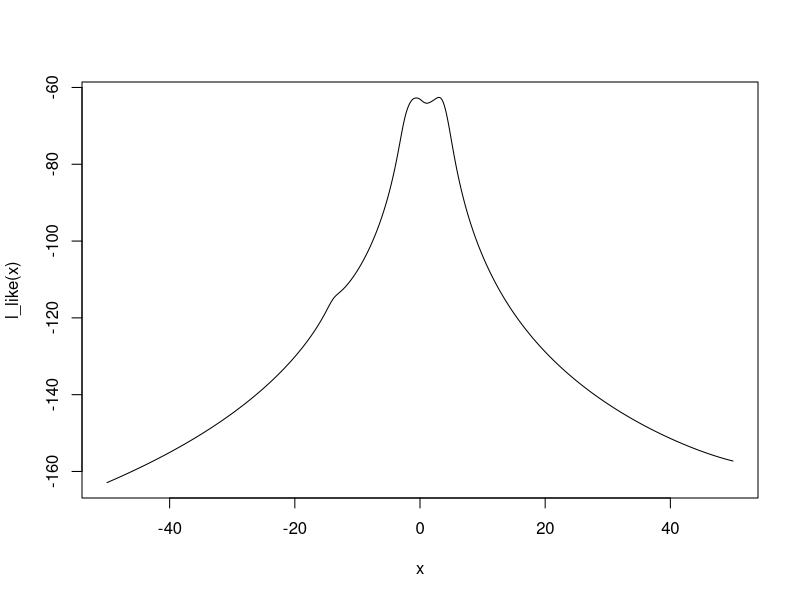
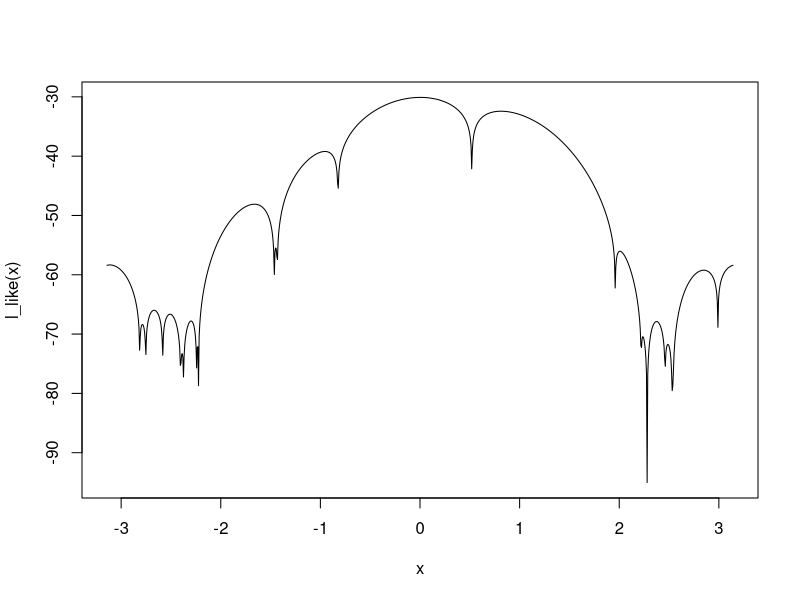
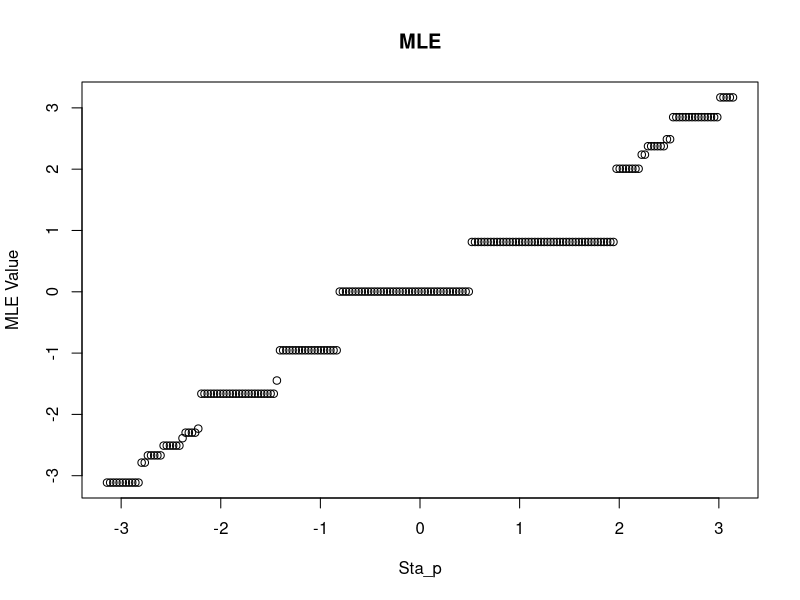
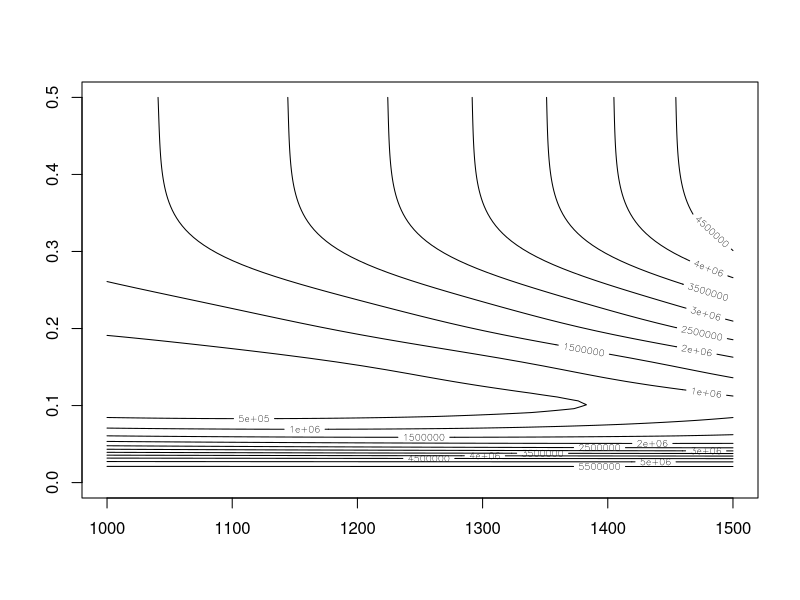

Here is the R script that generated these plots, in order:
## ---- chunk 1
rm(list=ls())
if (!require("knitr")) 
  install.packages("knitr",dependencies = TRUE) 

## specify global chunk options
knitr::opts_chunk$set(fig.width = 16, fig.height = 5, dpi = 300,
                      out.width = "90%", fig.align = "center")
## ---- chunk 2
#Exercise 1(b)
x <- c(1.77,-0.23,2.76,3.80,3.47,56.75,-1.34,4.24,-2.44,
       3.29,3.71,-2.40,4.53,-0.07,-1.05,-13.87,-2.53,-1.75)
#l(theta)
log_like <- function(theta,x. = x){
  sum(-log(pi)-log(1+(x. - theta)^2))
}
l_like <- Vectorize(log_like)
#graph the log-likelihood function, limit from -100 to 100
curve(l_like, from = -50, to = 50, n = 1000)
## ---- chunk 3
#l'(theta)
l_p <- function(theta,x. = x){
  -2*sum((theta-x.)/(1+(theta-x.)^2))
}
#l''(theta)
l_pp <- function(theta,x. = x)
{
  -2*sum((1-(theta-x.)^2)/((1+(theta-x.)^2)^2))
}

#starting points
sta_p <- c(-11, -1, 0, 1.5, 4, 4.7, 7, 8, 38)

theta_1b <- rep(NA,length(sta_p))
count_1b <- rep(NA,length(sta_p))
lval_1b <- rep(NA,length(sta_p))

#Newton-Raphson method
for(i in 1:length(sta_p)){
  theta <- sta_p[i]
  count <- 0
  process <- TRUE
  while(process){
    l <- log_like(theta, x. = x)
    l1 <- l_p(theta, x. = x)
    l2 <- l_pp(theta, x. = x)
    #theta_(t+1) = theta_t - l'(theta_t)/l''(theta_t)
    theta <- theta - l1/l2
    count <- count + 1
    #let l1 close to 0 and test less than 1000 times
    if(abs(l1) < 1e-8 | count == 1000)
      process = FALSE
  }
  theta_1b[i] <- theta
  count_1b[i] <- count
  lval_1b[i] <- log_like(theta, x. = x)
}
## ---- chunk 4
count_1b
lval_1b
## ---- chunk 5
#Take the sample mean as another starting point
start_p2 <- mean(x)

thetas_1b2 <- rep(NA,length(start_p2))
counts_1b2 <- rep(NA,length(start_p2))
lvals_1b2 <- rep(NA,length(start_p2))

#Newton-Raphson method
theta <- start_p2
  count <- 0
  process <- TRUE
  while(process){
    l <- log_like(theta, x. = x)
    l1 <- l_p(theta, x. = x)
    l2 <- l_pp(theta, x. = x)
    #theta_(t+1) = theta_t - l'(theta_t)/l''(theta_t)
    theta <- theta - l1/l2
    count <- count + 1
    #let l1 close to 0 and test less than 1000 times
    if(abs(l1) < 1e-8 | count == 1000)
      process = FALSE
  }
  theta_1b2 <- theta
  count_1b2 <- count
  lval_1b2 <- log_like(theta, x. = x)
## ---- chunk 6
count_1b2
lval_1b2
## ---- chunk 7
G <- function(theta, x. = x, alpha. = alpha){
  alpha * l_p(theta, x. = x) + theta
}
alphas <- c(1, 0.64, 0.25)
thetas_1c <- matrix(NA,length(sta_p),length(alphas))
counts_1c <- matrix(NA,length(sta_p),length(alphas))
lvals_1c <- matrix(NA,length(sta_p),length(alphas))

#Fixed-point iteration
for(j in 1:length(sta_p)){
  theta <- sta_p[j]
  for (k in 1:length(alphas)){
    alpha <- alphas[k]
    count <- 0
    process <- TRUE
    while(process){
      l1 <- l_p(theta, x. = x)
      #G(x) = alpha * l'(theta) + theta
      theta <- G(theta, x. = x, alpha. = alpha)
      count <- count + 1
      #let l1 close to 0 and test less than 1000 times
      if(abs(l1) < 1e-8 | count == 1000){
        process = FALSE
        thetas_1c[j,k] <- theta
        counts_1c[j,k] <- count
        lvals_1c[j,k] <- log_like(theta, x. = x)       
      }
    }
  }
}

row.names(thetas_1c) <- sta_p
row.names(counts_1c) <- sta_p
row.names(lvals_1c) <- sta_p
colnames(thetas_1c) <- alphas
colnames(counts_1c) <- alphas
colnames(lvals_1c) <- alphas
## ---- chunk 8
counts_1c
thetas_1c
## ---- chunk 9
#I(theta) = n/2
I <- length(x)/2

thetas_1d <- rep(NA,length(sta_p))
counts_1d <- rep(NA,length(sta_p))
lvals_1d <- rep(NA,length(sta_p))

#fisher scoring
for(n in 1:length(sta_p)){
  theta <- sta_p[n]
  count <- 0
  process <- TRUE
  while(process){
    l1 <- l_p(theta, x. = x)
    #theta_(t+1) = theta_t - l'(theta_t)/l''(theta_t)
    theta <- theta + l1/I
    count <- count + 1
    #let l1 close to 0 and test less than 1000 times
    if(abs(l1) < 1e-8 | count == 1000)
      process = FALSE
  }
  thetas_1d[n] <- theta
  counts_1d[n] <- count
  lvals_1d[n] <- log_like(theta, x. = x)
}

#Newton raaphson method again
thetas_1dn <- rep(NA,length(sta_p))
counts_1dn <- rep(NA,length(sta_p))
lvals_1dn <- rep(NA,length(sta_p))

for(i in 1:length(sta_p)){
  theta <- thetas_1d[i]
  count <- 0
  process <- TRUE
  while(process){
    l <- log_like(theta, x. = x)
    l1 <- l_p(theta, x. = x)
    l2 <- l_pp(theta, x. = x)
    #theta_(t+1) = theta_t - l'(theta_t)/l''(theta_t)
    theta <- theta - l1/l2
    count <- count + 1
    #let l1 close to 0 and test less than 1000 times
    if(abs(l1) < 1e-8 | count == 1000)
      process = FALSE
  }
  thetas_1dn[i] <- theta
  counts_1dn[i] <- count
  lvals_1dn[i] <- log_like(theta, x. = x)
}
## ---- chunk 10
counts_1d
thetas_1d
## ---- chunk 11
count_1b
knitr::kable(counts_1c)
counts_1d
## ---- chunk 12
theta_1b
knitr::kable(thetas_1c)
thetas_1d
## ---- chunk 13
rm(list=ls())
x <- c(3.91, 4.85, 2.28, 4.06, 3.70, 4.04, 5.46, 3.53, 2.28, 1.96,
       2.53, 3.88, 2.22, 3.47, 4.82, 2.46, 2.99, 2.54, 0.52)

#l(theta)
log_like <- function(theta,x. = x){
  sum(-log(2*pi)+log(1-cos(x. - theta)))
}
l_like <- Vectorize(log_like)
#graph the log-likelihood function, limit from -pi to pi
curve(l_like, from = -pi, to = pi, n = 1000)
## ---- chunk 14
#Exercise 2(b)
estimator <-function(theta, x_mean){
  pi+sin(theta)-x_mean
}
print(root1<-uniroot(estimator,c(0,pi/2),x_mean=mean(x))$root)

print(root2<-uniroot(estimator,c(pi/2,pi),x_mean=mean(x))$root)
## ---- chunk 15
#starting points
sta_p <- c(root1, root2, -2.7, 2.7)
## ---- chunk 16
l_p <- function(theta, x. = x){
  sum((sin(x-theta))/(1-cos(x-theta)))
}
l_pp <- function(theta, x. = x){
  -sum(1/(cos(x-theta)-1))
  }

thetas_2cd <- rep(NA,length(sta_p))
counts_2cd <- rep(NA,length(sta_p))
lvals_2cd <- rep(NA,length(sta_p))

#Newton-Raphson method
for(i in 1:length(sta_p)){
  theta <- sta_p[i]
  count <- 0
  process <- TRUE
  while(process){
    l <- log_like(theta, x. = x)
    l1 <- l_p(theta, x. = x)
    l2 <- l_pp(theta, x. = x)
    #theta_(t+1) = theta_t - l'(theta_t)/l''(theta_t)
    theta <- theta - l1/l2
    count <- count + 1
    #let l1 close to 0 and test less than 1000 times
    if(abs(l1) < 1e-8 | count == 1000)
      process = FALSE
  }
  thetas_2cd[i] <- theta
  counts_2cd[i] <- count
  lvals_2cd[i] <- log_like(theta, x. = x)
}

thetas_2cd <- matrix(thetas_2cd, ncol = length(sta_p))
counts_2cd <- matrix(counts_2cd, ncol = length(sta_p))
lvals_2cd <- matrix(lvals_2cd, ncol = length(sta_p))
colnames(thetas_2cd) <- round(sta_p, digits = 2)
colnames(counts_2cd) <- round(sta_p, digits = 2)
colnames(lvals_2cd) <- round(sta_p, digits = 2)
## ---- chunk 17
thetas_2cd
counts_2cd
lvals_2cd
## ---- chunk 18
###Exercise 2(e)
#starting points
sta_p <- seq(-pi, pi, length.out = 200)

thetas_2e <- rep(NA,length(sta_p))
counts_2e <- rep(NA,length(sta_p))
lvals_2e <- rep(NA,length(sta_p))

#Newton-Raphson method
for(i in 1:length(sta_p)){
  theta <- sta_p[i]
  count <- 0
  process <- TRUE
  while(process){
    l <- log_like(theta, x. = x)
    l1 <- l_p(theta, x. = x)
    l2 <- l_pp(theta, x. = x)
    #theta_(t+1) = theta_t - l'(theta_t)/l''(theta_t)
    theta <- theta - l1/l2
    count <- count + 1
    #let l1 close to 0 and test less than 1000 times
    if(abs(l1) < 1e-8 | count == 1000)
      process = FALSE
  }
  thetas_2e[i] <- theta
  counts_2e[i] <- count
  lvals_2e[i] <- log_like(theta, x. = x)
}

thetas_2e <- matrix(thetas_2e, ncol = length(sta_p))
counts_2e <- matrix(counts_2e, ncol = length(sta_p))
lvals_2e <- matrix(lvals_2e, ncol = length(sta_p))
colnames(thetas_2e) <- round(sta_p, digits = 2)
colnames(counts_2e) <- round(sta_p, digits = 2)
colnames(lvals_2e) <- round(sta_p, digits = 2)
## ---- chunk 19
plot(sta_p, thetas_2e, main='MLE', ylab='MLE Value', xlab='Sta_p')
## ---- chunk 20
thetas_2e_p <- as.data.frame(round(t(thetas_2e), digits = 4))
colnames(thetas_2e_p) <- c("MLE")
unq <- unique(thetas_2e_p)
knitr::kable(unq)
## ---- chunk 21
rm(list=ls())
beetles <- data.frame(
  days = c(0, 8, 28, 41, 63, 69, 97, 117, 135, 154),
  beetles = c(2, 47, 192, 256, 768, 896, 1120, 896, 1184, 1024))

 bias <- rep(NA, nrow(beetles))

nls(beetles ~ (K*beetles[1])/(beetles[1]+(K-beetles[1])*exp(-r*days)), 
    start = list(K = 500, r = 0.5), data = beetles, trace = TRUE)
## ---- chunk 22
###Exercise 3(b)
gnmth <- function(r, K){
  for (i in 1:nrow(beetles)){
    bias[i] <- (beetles$beetles[i] - (K * beetles$beetles[1]) /
                    (beetles$beetles[1] + (K - beetles$beetles[1])*exp(-r * beetles$days[i])))^2
  }
  return(sum(bias))
}

z <- matrix(0,100,100,byrow = TRUE)
for (i in 1:100){
  for(j in 1:100){
    K <- 1000+5*j
    r <- 0+0.005*i
    z[j,i] <- gnmth(r, K)
  }
}

r <- seq(0,0.5,length.out = 100)
K <- seq(1000,1500,length.out = 100)
contour(K,r,z)
## ---- chunk 23
###Exercise 3(c)
rm(list=ls())
l <- expression(
  log(1/(sqrt(2*pi)*sigma))-(log((2*2+2*(K-2)*exp(-r*0))/(2*K)))^2/(2*sigma^2)+
  log(1/(sqrt(2*pi)*sigma))-(log((2*47+47*(K-2)*exp(-r*8))/(2*K)))^2/(2*sigma^2)+
  log(1/(sqrt(2*pi)*sigma))-(log((2*192+192*(K-2)*exp(-r*28))/(2*K)))^2/(2*sigma^2)+
  log(1/(sqrt(2*pi)*sigma))-(log((2*256+256*(K-2)*exp(-r*41))/(2*K)))^2/(2*sigma^2)+
  log(1/(sqrt(2*pi)*sigma))-(log((2*768+768*(K-2)*exp(-r*63))/(2*K)))^2/(2*sigma^2)+
  log(1/(sqrt(2*pi)*sigma))-(log((2*896+896*(K-2)*exp(-r*69))/(2*K)))^2/(2*sigma^2)+
  log(1/(sqrt(2*pi)*sigma))-(log((2*1120+1120*(K-2)*exp(-r*97))/(2*K)))^2/(2*sigma^2)+
  log(1/(sqrt(2*pi)*sigma))-(log((2*896+896*(K-2)*exp(-r*117))/(2*K)))^2/(2*sigma^2)+
  log(1/(sqrt(2*pi)*sigma))-(log((2*1184+1184*(K-2)*exp(-r*135))/(2*K)))^2/(2*sigma^2)+
  log(1/(sqrt(2*pi)*sigma))-(log((2*1024+1024*(K-2)*exp(-r*154))/(2*K)))^2/(2*sigma^2))

lk <- D(l,"K")
lr <- D(l,"r")
ls <- D(l,"sigma")
lkk <- D(D(l,"K"),"K")
lkr <- D(D(l,"K"),"r")
lks <- D(D(l,"K"),"sigma")
lrr <- D(D(l,"r"),"r")
lrs <- D(D(l,"r"),"sigma")
lss <- D(D(l,"sigma"),"sigma")
## ---- chunk 24
krsig <- matrix(c(1050, 0.12, 0.6))
row.names(krsig) <- c("K", "r", "sigma")
knitr::kable(krsig)
## ---- chunk 25
count <- 0
process <- TRUE
while(process){
  K <- krsig[1]
  r <- krsig[2]
  sigma <- krsig[3]
  g <- matrix(c(eval(lk), eval(lr), eval(ls)))
  gT <- t(g)
  M <- matrix(c(eval(lkk),eval(lkr),eval(lks),eval(lkr),eval(lrr),
                eval(lrs),eval(lks),eval(lrs),eval(lss)),byrow=TRUE,nrow=3)
  MI <- solve(M)
  krsig <-  krsig - MI %*% g
  count <- count + 1
  if(gT%*%g < 1e-8 | count == 100)
    process = FALSE
}

count

krsig_s <- matrix(c(K,r,sigma^2), ncol = 3)
colnames(krsig_s) <- c("K", "r", "sigma_2")
knitr::kable(krsig_s)
## ---- chunk 26
var <- solve(-M)
colnames(var) <- row.names(var) <- c("K", "r", "sigma")
knitr::kable(var)
